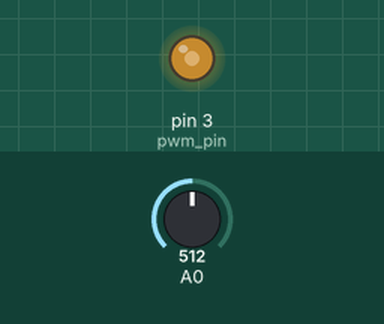
A sketch run on a simulated Arduino Uno, built with avr-gcc and run on an emulated ATmega328P. On the bench: output pins drawn as LEDs (lit = HIGH). The test bench sets the inputs (shaded band); at power-on: A0 = 512.

Above: at 1.2 s.
1.3 s: A0 set to 716
At 2.0 s:
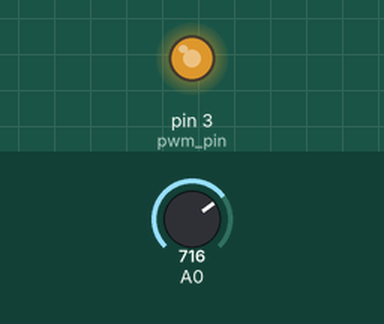
2.8 s: A0 set to 900
At 3.1 s:
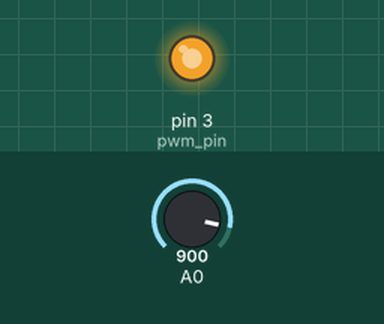
4.3 s: A0 set to 245
At 5.4 s:
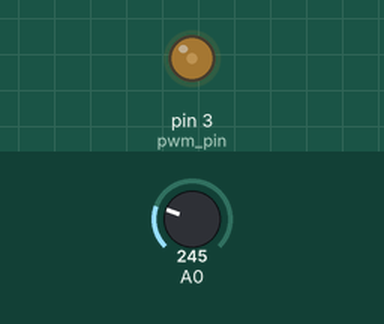
5.8 s: A0 set to 0
At 6.6 s:
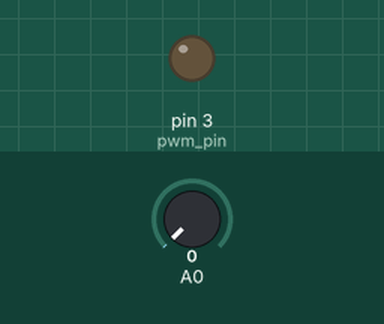
Timing chart, 0 to 8.3 s (numbered marks = the images above; inputs shaded):
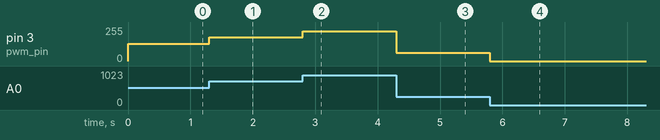

The sketch:

code.ino
```cpp
/*
analog input PWM output

write by dezhichen (c8d8z8@gmail.com)
*/

int pot_val;
int pwm_pin = 3;
int pwm_val;

void setup(){
  pinMode(pwm_pin, OUTPUT);
}

void loop(){
  pot_val = analogRead(0);
  pwm_val = pot_val / 4;
  if (pwm_val > 255){
    pwm_val = 255;
  }
  if (pwm_val < 0){
    pwm_val = 0;
  }
  analogWrite(pwm_pin, pwm_val);
}
```

Measured:
- after the input at 1.3 s, pin 3 (pwm_pin): 128/255 → 179/255 at once
- after the input at 2.8 s, pin 3 (pwm_pin): 179/255 → 225/255 at once
- after the input at 4.3 s, pin 3 (pwm_pin): 225/255 → 61/255 at once
- after the input at 5.8 s, pin 3 (pwm_pin): 61/255 → 0/255 at once
